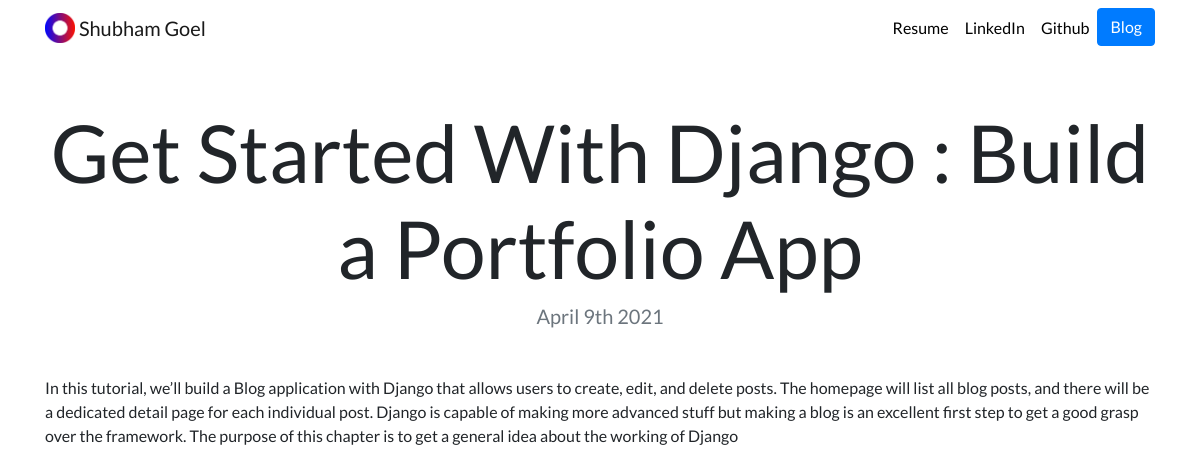
Page /blog/7/ on the committed database.
### blog/models.py (models this page shows, shortened)
class Blog(models.Model):
    title = models.CharField(max_length=100)
    description = models.CharField(max_length=500)
    date = models.DateField()

### blog/views.py (the view)
# urls.py: path('<int:blog_id>/',views.detail,name='detail'),
def detail(request, blog_id):
    blog = get_object_or_404(Blog, pk = blog_id)
    return render(request, 'blog/detail.html',{'blog':blog})

### blog/templates/blog/detail.html
{% extends 'portfolio/base.html' %}
{% load static %}
{% block content %}
<h1 class="text-center mt-5" id="blogdetailtitle">{{ blog.title }}</h1>
<h5 class="text-center text-muted mb-5">{{ blog.date|date:'F jS Y' }}</h5>
{{  blog.description|safe  }}
{% endblock %}

### portfolio/static/portfolio/custom.css (style rules this page uses)
body { font-family: 'Lato', sans-serif; }
@media (min-width: 992px) { #blogdetailtitle { font-size: 5rem; } }

### rows in the picture
Blog: title "Get Started With Django : Build a Portfolio App", date "April 9th 2021", description "In this tutorial, we’ll build a Blog application with Django that allows users to create, edit, and delete posts. The homepage will list all blog posts, and there will be a dedicated detail page for each individual post. Django is capable of making more advanced stuff but making a blog is an excellent first step to get a good grasp over the framework. The purpose of this chapter is to get a general idea about the working of Django"
